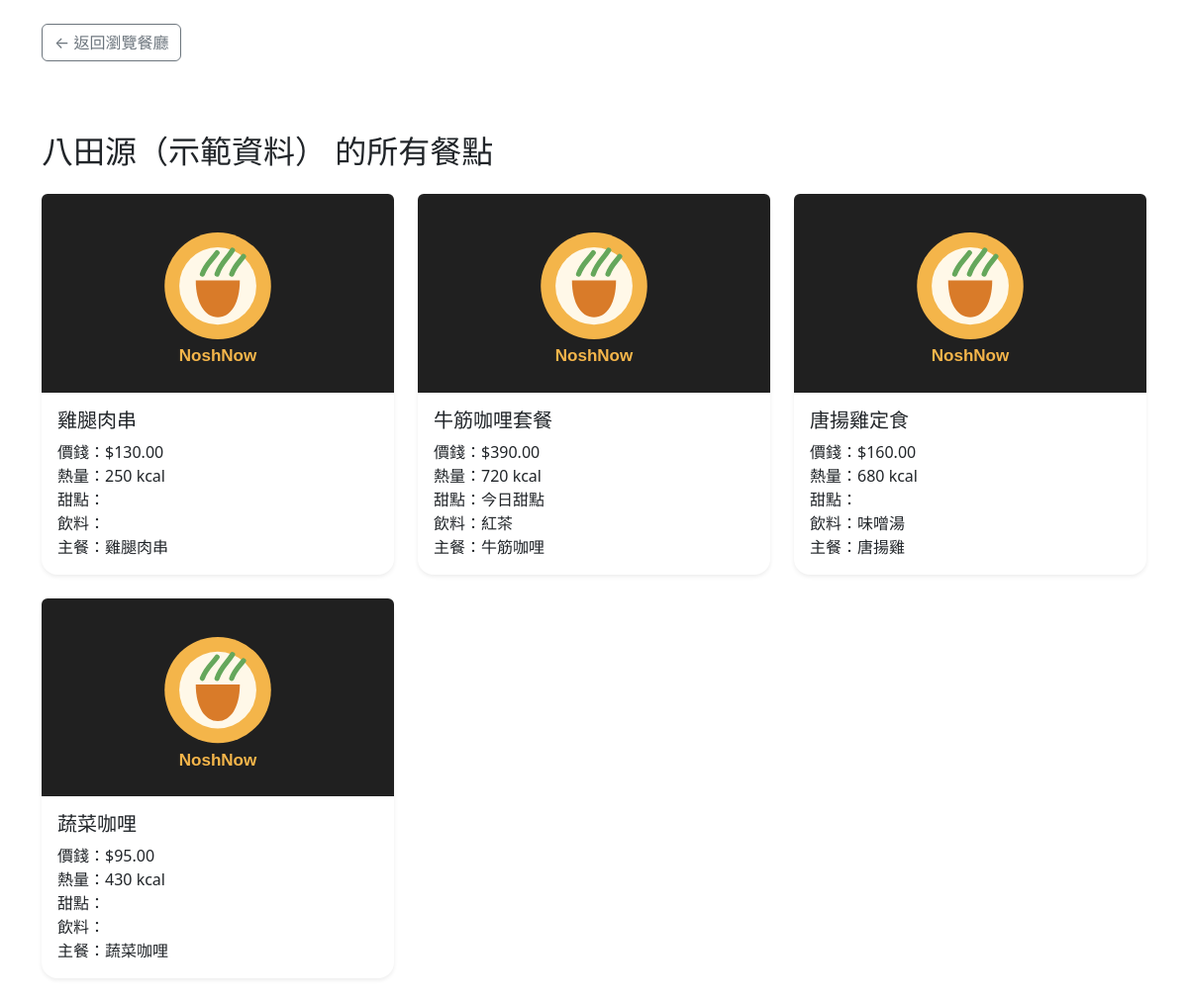
The app's page /customer/restaurant_menu.php?restaurant_id=1 with its own data.
### tables this page shows
CREATE TABLE `restaurant` (
  `restaurant_id` INT NOT NULL AUTO_INCREMENT,
  `restaurantAddress` VARCHAR(255) DEFAULT NULL,
  `restaurantName` VARCHAR(255) DEFAULT NULL,
  `operationTime` VARCHAR(100) DEFAULT NULL,
  `latitude` DECIMAL(10,6) DEFAULT NULL,
  `longitude` DECIMAL(10,6) DEFAULT NULL,
  PRIMARY KEY (`restaurant_id`)
);

CREATE TABLE `menuitem` (
  `item_id` INT NOT NULL AUTO_INCREMENT,
  `restaurant_id` INT DEFAULT NULL,
  `price` DECIMAL(10,2) DEFAULT NULL,
  `foodName` VARCHAR(255) DEFAULT NULL,
  `calories` INT DEFAULT NULL,
  `dessert` VARCHAR(255) DEFAULT NULL,
  `drink` VARCHAR(255) DEFAULT NULL,
  `main_dish` VARCHAR(255) DEFAULT NULL,
  `food_image` VARCHAR(255) DEFAULT NULL,
  PRIMARY KEY (`item_id`),
  KEY `idx_menuitem_restaurant` (`restaurant_id`),
  CONSTRAINT `fk_menuitem_restaurant` FOREIGN KEY (`restaurant_id`)
    REFERENCES `restaurant` (`restaurant_id`) ON DELETE CASCADE
);

### customer/restaurant_menu.php (the view, shortened to what this page needs)
<?php
require_once __DIR__ . '/../db_connection.php';
$restaurant_id = filter_input(INPUT_GET, 'restaurant_id', FILTER_VALIDATE_INT);
$stmt_restaurant = $conn->prepare("SELECT * FROM restaurant WHERE restaurant_id = ?");
$stmt_restaurant->execute([$restaurant_id]);
$restaurant = $stmt_restaurant->fetch(PDO::FETCH_ASSOC);
$stmt_items = $conn->prepare("
    SELECT item_id, restaurant_id, price, foodName, calories, dessert, drink, main_dish, food_image
    FROM menuitem
    WHERE restaurant_id = ?
");
$stmt_items->execute([$restaurant_id]);
$items = $stmt_items->fetchAll(PDO::FETCH_ASSOC);
?>
<!DOCTYPE html>
<html lang="zh-Hant">
<head>
    <link rel="stylesheet" href="https://cdn.jsdelivr.net/npm/bootstrap@5.3.0/dist/css/bootstrap.min.css">
</head>
<body>
<div class="container mt-4">
    <a href="browse_restaurant.php" class="btn btn-outline-secondary mb-4">← 返回瀏覽餐廳</a>
</div>
<div class="container mt-5">
    <h2 class="mb-4"><?= htmlspecialchars($restaurant['restaurantName']) ?> 的所有餐點</h2>
    <div class="row">
        <?php foreach ($items as $row): ?>
            <div class="col-md-4 mb-4">
                <div class="card h-100 shadow-sm rounded-4 border-0">
                    <img src="<?= !empty($row['food_image']) ? htmlspecialchars(str_starts_with($row['food_image'], 'assets/') ? '../' . $row['food_image'] : $row['food_image']) : '../assets/images/food-placeholder.svg' ?>"
                         class="card-img-top rounded-top" alt="餐點圖片">
                    <div class="card-body">
                        <h5 class="card-title"><?= htmlspecialchars($row['foodName']) ?></h5>
                        <p class="card-text">
                            價錢：$<?= htmlspecialchars($row['price']) ?><br>
                            熱量：<?= htmlspecialchars($row['calories']) ?> kcal<br>
                            甜點：<?= htmlspecialchars($row['dessert']) ?><br>
                            飲料：<?= htmlspecialchars($row['drink']) ?><br>
                            主餐：<?= htmlspecialchars($row['main_dish']) ?>
                        </p>
                    </div>
                </div>
            </div>
        <?php endforeach; ?>
    </div>
</div>
</body>
</html>

### records on screen
restaurant: restaurantName "八田源（示範資料）"
menuitem: foodName "雞腿肉串", price "130.00", calories "250", main_dish "雞腿肉串"
menuitem: foodName "牛筋咖哩套餐", price "390.00", calories "720", dessert "今日甜點", drink "紅茶", main_dish "牛筋咖哩"
menuitem: foodName "唐揚雞定食", price "160.00", calories "680", drink "味噌湯", main_dish "唐揚雞"
menuitem: foodName "蔬菜咖哩", price "95.00", calories "430", main_dish "蔬菜咖哩"
